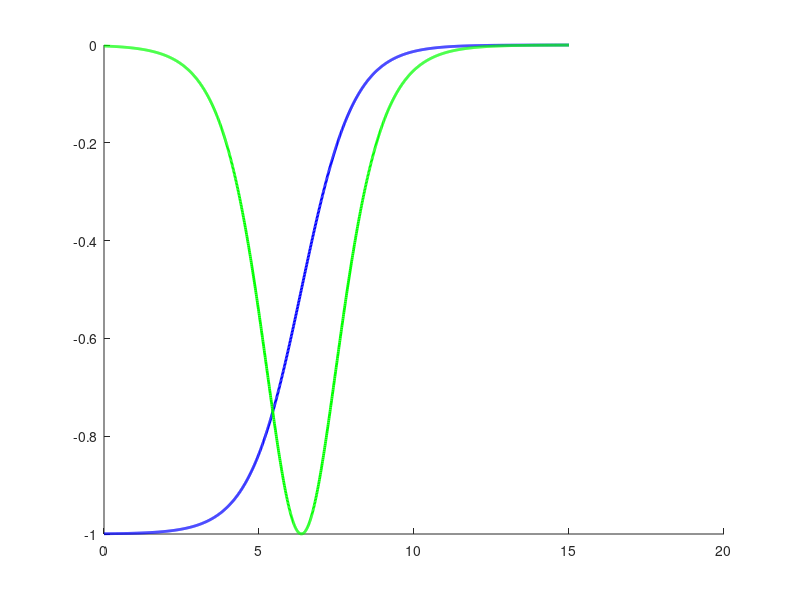

The MATLAB source for this figure:
function ComputeOPT
% Computes optical potential parameters for fold based on Muhsins paper.

%%%%%%%%%%%%%%%%%%%%%%%%%%%%%%%%%%%%%%%%%%%%%%%%%%%%%%%%%%%%%%%%%%%%%%%%%
%%%%%%%%%%%%%%%%% Definition of Parameters %%%%%%%%%%%%%%%%%%%%%%%%%%%%%%
%%%%%%%%%%%%%%%%%%%%%%%%%%%%%%%%%%%%%%%%%%%%%%%%%%%%%%%%%%%%%%%%%%%%%%%%%

% Definition of constants in physics (SI-units):
eps0 = 8.854187817e-12;           % Dielectric permeability of vacuum
qe = 1.60217662e-19;              % Elementary charge constant.

% Definition of projectile and target (assume n->p transition).
A_target = 122;
Z_target = 50;
A_project = 3;
Z_project = 2;
Ebeam_LAB = 420.0;
DEbeam_LAB = 0.252;
Eeject_LAB = 407.13;
DEeject_LAB = 0.252;

% Definition of paper paparemeters:
rc_coeff = 1.24; % [fm]
rc_off = 0.12; % [fm]
V0 = 118.3; % [MeV].
Ve = -0.13; % [dim. less]
r0_coeff = 1.30; % [fm]
r0_off = -0.48; % [fm]
ar0 = 0.82; % [fm]
Wv0 = 38.5; % [MeV]
Wve0 = 156.1; % [MeV]
Wvew = 52.4; % [MeV]
Ws0 = 35.0; % [MeV]
Wst = 34.2; % [MeV]
Wse0 = 30.8; % [MeV]
Wsew = 106.4; % [MeV]
rw_coeff = 1.31; % [fm]
rw_off = -0.13; % [fm]
aw0 = 0.84; % [fm]

% Definition of uncertainties in parameters:
D_rc_coeff = 0.0; % [fm]
D_rc_off = 0.0; % [fm]
D_V0 = 1.3; % [MeV]
D_Ve = 0.01; % [dim. less]
D_r0_coeff = 0.01; % [fm]
D_r0_off = 0.05; % [fm]
D_ar0 = 0.01; % [fm]
D_Wv0 = 3.9; % [MeV]
D_Wve0 = 11.9; % [MeV]
D_Wvew = 8.2; % [MeV]
D_Ws0 = 1.1; % [MeV]
D_Wst = 8.0; % [MeV]
D_Wse0 = 4.7; % [MeV]
D_Wsew = 8.0; % [MeV]
D_rw_coeff = 0.02; % [fm]
D_rw_off = 0.10; % [fm]
D_aw0 = 0.01; % [fm]

% Definition of correlation coefficients (sequence is as above:
A = [0     0     0     0     0     0     0     0     0     0     0     0     0     0     0     0     0;  
     0     0     0     0     0     0     0     0     0     0     0     0     0     0     0     0     0;  
     0     0     0     0     0     0     0     0     0     0     0     0     0     0     0     0     0;  
     0     0    -0.3   0     0     0     0     0     0     0     0     0     0     0     0     0     0;  
     0     0    -0.3  -0.4   0     0     0     0     0     0     0     0     0     0     0     0     0;  
     0     0    -0.1   0.4  -0.9   0     0     0     0     0     0     0     0     0     0     0     0;  
     0     0     0.5   0.4  -0.6   0.3   0     0     0     0     0     0     0     0     0     0     0;  
     0     0    -0.3   0.5  -0.1   0.1   0.2   0     0     0     0     0     0     0     0     0     0;  
     0     0    -0.2  -0.2   0.2  -0.1  -0.2   0.5   0     0     0     0     0     0     0     0     0;  
     0     0     0    -0.3   0.1  -0.2   0     0.4   0.8   0     0     0     0     0     0     0     0;  
     0     0    -0.1   0.1   0     0.1  -0.2  -0.1  -0.3  -0.6   0     0     0     0     0     0     0;  
     0     0     0.2   0     0.1  -0.2   0    -0.2  -0.2  -0.3   0     0     0     0     0     0     0;  
     0     0    -0.1  -0.2   0.2  -0.1  -0.4   0     0.2  -0.1  -0.1  -0.3   0     0     0     0     0;  
     0     0    -0.1  -0.4   0.2  -0.1  -0.5  -0.3   0.4   0.3  -0.1   0.2   0.1   0     0     0     0;  
     0     0     0    -0.2   0.1  -0.1   0.1   0.2   0.3   0.5  -0.2  -0.7   0.2  -0.2   0     0     0;  
     0     0     0.1   0.4  -0.3   0.2   0.2  -0.1  -0.3  -0.3   0.1   0.6  -0.4   0    -0.9   0     0;  
     0     0    -0.1  -0.5   0.1   0    -0.4  -0.3   0    -0.1   0     0     0.1   0.4   0    -0.3   0];
     
%%%%%%%%%%%%%%%%%%%%%%%%%%%%%%%%%%%%%%%%%%%%%%%%%%%%%%%%%%%%%%%%%%%%%%%%%
%%%%%%%%%%%%%%%%% Transform our matrix to a covariance matrix%%%%%%%%%%%%
%%%%%%%%%%%%%%%%%%%%%%%%%%%%%%%%%%%%%%%%%%%%%%%%%%%%%%%%%%%%%%%%%%%%%%%%%

A = A + A.';
A = A + eye(17);

A(:,1) = A(:,1)*D_rc_coeff;
A(:,2) = A(:,2)*D_rc_off; 
A(:,3) = A(:,3)*D_V0; 
A(:,4) = A(:,4)*D_Ve; 
A(:,5) = A(:,5)*D_r0_coeff; 
A(:,6) = A(:,6)*D_r0_off; 
A(:,7) = A(:,7)*D_ar0; 
A(:,8) = A(:,8)*D_Wv0; 
A(:,9) = A(:,9)*D_Wve0; 
A(:,10) = A(:,10)*D_Wvew; 
A(:,11) = A(:,11)*D_Ws0; 
A(:,12) = A(:,12)*D_Wst;
A(:,13) = A(:,13)*D_Wse0; 
A(:,14) = A(:,14)*D_Wsew; 
A(:,15) = A(:,15)*D_rw_coeff;
A(:,16) = A(:,16)*D_rw_off;
A(:,17) = A(:,17)*D_aw0; 

A(1,:) = A(1,:)*D_rc_coeff;
A(2,:) = A(2,:)*D_rc_off; 
A(3,:) = A(3,:)*D_V0; 
A(4,:) = A(4,:)*D_Ve; 
A(5,:) = A(5,:)*D_r0_coeff; 
A(6,:) = A(6,:)*D_r0_off; 
A(7,:) = A(7,:)*D_ar0; 
A(8,:) = A(8,:)*D_Wv0; 
A(9,:) = A(9,:)*D_Wve0; 
A(10,:) = A(10,:)*D_Wvew; 
A(11,:) = A(11,:)*D_Ws0; 
A(12,:) = A(12,:)*D_Wst;
A(13,:) = A(13,:)*D_Wse0; 
A(14,:) = A(14,:)*D_Wsew; 
A(15,:) = A(15,:)*D_rw_coeff;
A(16,:) = A(16,:)*D_rw_off;
A(17,:) = A(17,:)*D_aw0; 

%%%%%%%%%%%%%%%%%%%%%%%%%%%%%%%%%%%%%%%%%%%%%%%%%%%%%%%%%%%%%%%%%%%%%%%%%
%%%%%%%%%%%%%%%%% Performing the computation %%%%%%%%%%%%%%%%%%%%%%%%%%%%
%%%%%%%%%%%%%%%%%%%%%%%%%%%%%%%%%%%%%%%%%%%%%%%%%%%%%%%%%%%%%%%%%%%%%%%%%

% Coulomb radius:
Rc = rc_coeff*(A_target^(1/3)) + rc_off; % [coulomb radius in fm]
dRc_drc_coeff = A_target^(1/3);
dRc_drc_off = 1;
DRc = dRc_drc_coeff*dRc_drc_coeff*A(1,1) + dRc_drc_off*dRc_drc_off*A(2,2) + 2*dRc_drc_coeff*dRc_drc_off*A(1,2);
DRc = sqrt(DRc);                        % [Error in Coulomb radius in fm].
Rc_fold = Rc/(A_target^(1/3));          % [Coulomb radius FOLD-input]
DRc_fold = DRc/(A_target^(1/3));        % [Error in Coulomb radius FOLD-input]

% Coulomb excitation (Skip errors in physics constants, Z & A):
Ec_before = (6*Z_target*Z_project*qe*qe)/(5*Rc*1e-15); % [Joule].
dEc_before_dRc = Ec_before*(-1/Rc);
DEc_before = sqrt(dEc_before_dRc*dEc_before_dRc*DRc*DRc);
Ec_before = Ec_before/(4*pi*eps0);
DEc_before = DEc_before/(4*pi*eps0);
Ec_before = Ec_before/(qe*1e6); % [MeV].
DEc_before = DEc_before/(qe*1e6); % [MeV].
Ec_after = (6*(Z_target+1)*(Z_project-1)*qe*qe)/(5*Rc*1e-15);
dEc_after_dRc = Ec_after*(-1/Rc);
DEc_after = sqrt(dEc_after_dRc*dEc_after_dRc*DRc*DRc);
Ec_after = Ec_after/(4*pi*eps0);
DEc_after = DEc_after/(4*pi*eps0);
Ec_after = Ec_after/(qe*1e6); % [MeV]. 
DEc_after = DEc_after/(qe*1e6); % [MeV]. 

% Computation of the real volume Wood-Saxon:
RR = r0_coeff*(A_target^(1/3)) + r0_off;
dRR_dr0_coeff = (A_target^(1/3));
dRR_dr0_off = 1;
DRR = sqrt(dRR_dr0_coeff*dRR_dr0_coeff*A(5,5) + dRR_dr0_off*dRR_dr0_off*A(6,6) + 2*dRR_dr0_coeff*dRR_dr0_off*A(5,6));
RR_fold = RR/(A_target^(1/3));
DRR_fold = DRR/(A_target^(1/3));
aR = ar0;
DaR = sqrt(A(7,7));

VR_before = V0 + Ve*(Ebeam_LAB-Ec_before); % [MeV]
dVR_before_dV0 = 1;
dVR_before_dVe = Ebeam_LAB-Ec_before;
dVR_before_dEbeam_LAB = Ve;
dVR_before_dEc_before = -Ve;
DVR_before = sqrt(dVR_before_dV0*dVR_before_dV0*A(3,3) + dVR_before_dVe*dVR_before_dVe*A(4,4) + 2*dVR_before_dV0*dVR_before_dVe*A(3,4) + dVR_before_dEbeam_LAB*dVR_before_dEbeam_LAB*DEbeam_LAB*DEbeam_LAB + dVR_before_dEc_before*dVR_before_dEc_before*DEc_before*DEc_before);

VR_after = V0 + Ve*(Eeject_LAB-Ec_after); % [MeV]
dVR_after_dV0 = 1;
dVR_after_dVe = Eeject_LAB-Ec_after;
dVR_after_dEeject_LAB = Ve;
dVR_after_dEc_after = -Ve;
DVR_after = sqrt(dVR_after_dV0*dVR_after_dV0*A(3,3) + dVR_after_dVe*dVR_after_dVe*A(4,4) + 2*dVR_after_dVe*dVR_after_dV0*A(3,4) + dVR_after_dEeject_LAB*dVR_after_dEeject_LAB*DEeject_LAB*DEeject_LAB + dVR_after_dEc_after*dVR_after_dEc_after*DEc_after*DEc_after);

% Computation of the imaginary volume Wood-Saxon:
RI = rw_coeff*(A_target^(1/3)) + rw_off;
dRI_drw_coeff = A_target^(1/3);
dRI_drw_off = 1;
DRI = sqrt(dRI_drw_coeff*dRI_drw_coeff*A(15,15) + dRI_drw_off*dRI_drw_off*A(16,16) + 2*dRI_drw_coeff*dRI_drw_off*A(15,16));
RI_fold = RI/(A_target^(1/3));
DRI_fold = DRI/(A_target^(1/3));
aI = aw0;
DaI = sqrt(A(17,17));

VI_before = Wv0*(1/(1 + exp((Wve0 - (Ebeam_LAB - Ec_before))/Wvew)));
dVI_before_dWv0 = (1/(1 + exp((Wve0 - (Ebeam_LAB - Ec_before))/Wvew)));
dVI_before_dWve0 = (Wv0*(1/(1 + exp(((Wve0+0.1*sqrt(A(9,9))) - (Ebeam_LAB - Ec_before))/Wvew))) - Wv0*(1/(1 + exp(((Wve0-0.1*sqrt(A(9,9))) - (Ebeam_LAB - Ec_before))/Wvew))))/(0.2*sqrt(A(9,9)));
dVI_before_dEbeam_LAB = (Wv0*(1/(1 + exp((Wve0 - ((Ebeam_LAB+0.1*DEbeam_LAB) - Ec_before))/Wvew))) - Wv0*(1/(1 + exp((Wve0 - ((Ebeam_LAB-0.1*DEbeam_LAB) - Ec_before))/Wvew))))/(0.2*DEbeam_LAB);
DEc_before = DEc_before + 0.00001; % Avoid division by zero.
dVI_before_dEc_before = (Wv0*(1/(1 + exp((Wve0 - (Ebeam_LAB - (Ec_before+0.1*DEc_before)))/Wvew))) - Wv0*(1/(1 + exp((Wve0 - (Ebeam_LAB - (Ec_before-0.1*DEc_before)))/Wvew))))/(0.2*DEc_before);
DEc_before = DEc_before - 0.00001; % put the shift back.
dVI_before_dWvew = (Wv0*(1/(1 + exp((Wve0 - (Ebeam_LAB - Ec_before))/(Wvew+0.1*sqrt(A(10,10)))))) - Wv0*(1/(1 + exp((Wve0 - (Ebeam_LAB - Ec_before))/(Wvew-0.1*sqrt(A(10,10)))))))/(0.2*sqrt(A(10,10)));
DVI_before = 0;
DVI_before = DVI_before + dVI_before_dWv0*dVI_before_dWv0*A(8,8) + 2*dVI_before_dWv0*dVI_before_dWve0*A(8,9) + 2*dVI_before_dWv0*dVI_before_dWvew*A(8,10);
DVI_before = DVI_before + dVI_before_dWve0*dVI_before_dWve0*A(9,9) + 2*dVI_before_dWve0*dVI_before_dWvew*A(9,10);
DVI_before = DVI_before + dVI_before_dWvew*dVI_before_dWvew*A(10,10);
DVI_before = DVI_before + dVI_before_dEbeam_LAB*dVI_before_dEbeam_LAB*DEbeam_LAB*DEbeam_LAB + dVI_before_dEc_before*dVI_before_dEc_before*DEc_before*DEc_before;
DVI_before = sqrt(DVI_before);

VI_after = Wv0*(1/(1 + exp((Wve0 - (Eeject_LAB - Ec_after))/Wvew)));
dVI_after_dWv0 = (1/(1 + exp((Wve0 - (Eeject_LAB - Ec_after))/Wvew)));
dVI_after_dWve0 = (Wv0*(1/(1 + exp(((Wve0+0.1*sqrt(A(9,9))) - (Eeject_LAB - Ec_after))/Wvew))) - Wv0*(1/(1 + exp(((Wve0-0.1*sqrt(A(9,9))) - (Eeject_LAB - Ec_after))/Wvew))))/(0.2*sqrt(A(9,9)));
dVI_after_dEeject_LAB = (Wv0*(1/(1 + exp((Wve0 - ((Eeject_LAB+0.1*DEeject_LAB) - Ec_after))/Wvew))) - Wv0*(1/(1 + exp((Wve0 - ((Eeject_LAB-0.1*DEeject_LAB) - Ec_after))/Wvew))))/(0.2*DEeject_LAB);
DEc_after = DEc_after + 0.00001; % Avoid division by zero.
dVI_after_dEc_after = (Wv0*(1/(1 + exp((Wve0 - (Eeject_LAB - (Ec_after+0.1*DEc_after)))/Wvew))) - Wv0*(1/(1 + exp((Wve0 - (Eeject_LAB - (Ec_after-0.1*DEc_after)))/Wvew))))/(0.2*DEc_after);
DEc_after = DEc_after - 0.00001; % Put the shift back.
dVI_after_dWvew = (Wv0*(1/(1 + exp((Wve0 - (Eeject_LAB - Ec_after))/(Wvew+0.1*sqrt(A(10,10)))))) - Wv0*(1/(1 + exp((Wve0 - (Eeject_LAB - Ec_after))/(Wvew-0.1*sqrt(A(10,10)))))))/(0.2*sqrt(A(10,10)));
DVI_after = 0;
DVI_after = DVI_after + dVI_after_dWv0*dVI_after_dWv0*A(8,8) + 2*dVI_after_dWv0*dVI_after_dWve0*A(8,9) + 2*dVI_after_dWv0*dVI_after_dWvew*A(8,10);
DVI_after = DVI_after + dVI_after_dWve0*dVI_after_dWve0*A(9,9) + 2*dVI_after_dWve0*dVI_after_dWvew*A(9,10);
DVI_after = DVI_after + dVI_after_dWvew*dVI_after_dWvew*A(10,10);
DVI_after = DVI_after + dVI_after_dEeject_LAB*dVI_after_dEeject_LAB*DEeject_LAB*DEeject_LAB + dVI_after_dEc_after*dVI_after_dEc_after*DEc_after*DEc_after;
DVI_after = sqrt(DVI_after);

% Computation of the imaginary surface Wood-Saxon:
epsilon = (A_target - 2*Z_target)/(A_target);
Depsilon = 0;

VIsurf_before = (Ws0 + epsilon*Wst)/(1 + exp(((Ebeam_LAB - Ec_before) - Wse0)/Wsew));
dVIsurf_before_dWs0 = 1/(1 + exp(((Ebeam_LAB - Ec_before) - Wse0)/Wsew));
dVIsurf_before_dWst = epsilon/(1 + exp(((Ebeam_LAB - Ec_before) - Wse0)/Wsew));
dVIsurf_before_dWse0 = ((Ws0 + epsilon*Wst)/(1 + exp(((Ebeam_LAB - Ec_before) - (Wse0+0.1*sqrt(A(13,13))))/Wsew)) - (Ws0 + epsilon*Wst)/(1 + exp(((Ebeam_LAB - Ec_before) - (Wse0-0.1*sqrt(A(13,13))))/Wsew)))/(0.2*sqrt(A(13,13)));
dVIsurf_before_dWsew = ((Ws0 + epsilon*Wst)/(1 + exp(((Ebeam_LAB - Ec_before) - Wse0)/(Wsew+0.1*sqrt(A(14,14))))) - (Ws0 + epsilon*Wst)/(1 + exp(((Ebeam_LAB - Ec_before) - Wse0)/(Wsew-0.1*sqrt(A(14,14))))))/(0.2*sqrt(A(14,14)));
dVIsurf_before_depsilon = Wst/(1 + exp(((Ebeam_LAB - Ec_before) - Wse0)/Wsew));
dVIsurf_before_dEbeam_LAB = ((Ws0 + epsilon*Wst)/(1 + exp((((Ebeam_LAB+0.1*DEbeam_LAB) - Ec_before) - Wse0)/Wsew)) - (Ws0 + epsilon*Wst)/(1 + exp((((Ebeam_LAB-0.1*DEbeam_LAB) - Ec_before) - Wse0)/Wsew)))/(0.2*DEbeam_LAB);
DEc_before = DEc_before + 0.00001; % Avoid division by zero.
dVIsurf_before_dEc_before = ((Ws0 + epsilon*Wst)/(1 + exp(((Ebeam_LAB - (Ec_before+0.1*DEc_before)) - Wse0)/Wsew)) - (Ws0 + epsilon*Wst)/(1 + exp(((Ebeam_LAB - (Ec_before-0.1*DEc_before)) - Wse0)/Wsew)))/(0.2*DEc_before);
DEc_before = DEc_before - 0.00001; % put the shift back.
DVIsurf_before = 0;
DVIsurf_before = DVIsurf_before + dVIsurf_before_dWs0*dVIsurf_before_dWs0*A(11,11); + 2*dVIsurf_before_dWs0*dVIsurf_before_dWst*A(11,12) + 2*dVIsurf_before_dWs0*dVIsurf_before_dWse0*A(11,13) + 2*dVIsurf_before_dWs0*dVIsurf_before_dWsew*A(11,14);
DVIsurf_before = DVIsurf_before + dVIsurf_before_dWst*dVIsurf_before_dWst*A(12,12); + 2*dVIsurf_before_dWst*dVIsurf_before_dWse0*A(12,13) + 2*dVIsurf_before_dWst*dVIsurf_before_dWsew*A(12,14);
DVIsurf_before = DVIsurf_before + dVIsurf_before_dWse0*dVIsurf_before_dWse0*A(13,13) + 2*dVIsurf_before_dWse0*dVIsurf_before_dWsew*A(13,14);
DVIsurf_before = DVIsurf_before + dVIsurf_before_dWsew*dVIsurf_before_dWsew*A(14,14);
DVIsurf_before = DVIsurf_before + dVIsurf_before_depsilon*dVIsurf_before_depsilon*Depsilon*Depsilon;
DVIsurf_before = DVIsurf_before + dVIsurf_before_dEbeam_LAB*dVIsurf_before_dEbeam_LAB*DEbeam_LAB*DEbeam_LAB;
DVIsurf_before = DVIsurf_before + dVIsurf_before_dEc_before*dVIsurf_before_dEc_before*DEc_before*DEc_before;
DVIsurf_before = sqrt(DVIsurf_before);

VIsurf_after = (Ws0 - epsilon*Wst)/(1 + exp(((Eeject_LAB - Ec_after) - Wse0)/Wsew));
dVIsurf_after_dWs0 = 1/(1 + exp(((Eeject_LAB - Ec_after) - Wse0)/Wsew));
dVIsurf_after_dWst = epsilon/(1 + exp(((Eeject_LAB - Ec_after) - Wse0)/Wsew));
dVIsurf_after_dWse0 = ((Ws0 + epsilon*Wst)/(1 + exp(((Eeject_LAB - Ec_after) - (Wse0+0.1*sqrt(A(13,13))))/Wsew)) - (Ws0 + epsilon*Wst)/(1 + exp(((Eeject_LAB - Ec_after) - (Wse0-0.1*sqrt(A(13,13))))/Wsew)))/(0.2*sqrt(A(13,13)));
dVIsurf_after_dWsew = ((Ws0 + epsilon*Wst)/(1 + exp(((Eeject_LAB - Ec_after) - Wse0)/(Wsew+0.1*sqrt(A(14,14))))) - (Ws0 + epsilon*Wst)/(1 + exp(((Eeject_LAB - Ec_after) - Wse0)/(Wsew-0.1*sqrt(A(14,14))))))/(0.2*sqrt(A(14,14)));
dVIsurf_after_depsilon = Wst/(1 + exp(((Eeject_LAB - Ec_after) - Wse0)/Wsew));
dVIsurf_after_dEeject_LAB = ((Ws0 + epsilon*Wst)/(1 + exp((((Eeject_LAB+0.1*DEeject_LAB) - Ec_after) - Wse0)/Wsew)) - (Ws0 + epsilon*Wst)/(1 + exp((((Eeject_LAB-0.1*DEeject_LAB) - Ec_after) - Wse0)/Wsew)))/(0.2*DEeject_LAB);
DEc_after = DEc_after + 0.00001; % Avoid division by zero.
dVIsurf_after_dEc_after = ((Ws0 + epsilon*Wst)/(1 + exp(((Eeject_LAB - (Ec_after+0.1*DEc_after)) - Wse0)/Wsew)) - (Ws0 + epsilon*Wst)/(1 + exp(((Eeject_LAB - (Ec_after-0.1*DEc_after)) - Wse0)/Wsew)))/(0.2*DEc_after);
DEc_after = DEc_after - 0.00001; % put the shift back.
DVIsurf_after = 0;
DVIsurf_after = DVIsurf_after + dVIsurf_after_dWs0*dVIsurf_after_dWs0*A(11,11); + 2*dVIsurf_after_dWs0*dVIsurf_after_dWst*A(11,12) + 2*dVIsurf_after_dWs0*dVIsurf_after_dWse0*A(11,13) + 2*dVIsurf_after_dWs0*dVIsurf_after_dWsew*A(11,14);
DVIsurf_after = DVIsurf_after + dVIsurf_after_dWst*dVIsurf_after_dWst*A(12,12); + 2*dVIsurf_after_dWst*dVIsurf_after_dWse0*A(12,13) + 2*dVIsurf_after_dWst*dVIsurf_after_dWsew*A(12,14);
DVIsurf_after = DVIsurf_after + dVIsurf_after_dWse0*dVIsurf_after_dWse0*A(13,13) + 2*dVIsurf_after_dWse0*dVIsurf_after_dWsew*A(13,14);
DVIsurf_after = DVIsurf_after + dVIsurf_after_dWsew*dVIsurf_after_dWsew*A(14,14);
DVIsurf_after = DVIsurf_after + dVIsurf_after_depsilon*dVIsurf_after_depsilon*Depsilon*Depsilon;
DVIsurf_after = DVIsurf_after + dVIsurf_after_dEeject_LAB*dVIsurf_after_dEeject_LAB*DEeject_LAB*DEeject_LAB;
DVIsurf_after = DVIsurf_after + dVIsurf_after_dEc_after*dVIsurf_after_dEc_after*DEc_after*DEc_after;
DVIsurf_after = sqrt(DVIsurf_after);

%%%%%%%%%%%%%%%%%%%%%%%%%%%%%%%%%%%%%%%%%%%%%%%%%%%%%%%%%%%%%%%%%%%%%%%%%
%%%%%%%%%%%%%%%%% Illustration part %%%%%%%%%%%%%%%%%%%%%%%%%%%%%%%%%%%%%
%%%%%%%%%%%%%%%%%%%%%%%%%%%%%%%%%%%%%%%%%%%%%%%%%%%%%%%%%%%%%%%%%%%%%%%%%

% Function definitions (imaginary part):
R = RI;
a = aI;
f = @(x) -1./(1+exp((x-R)./a)); % Wood-Saxon potential (with minus-sign!)
g = @(x) (-4*a).*(f(x-0.001)-f(x+0.001))./0.002; % Wood-saxon derivative.
x = 0:0.01:15;
y = f(x);
z = g(x);
n = max(size(x));
Int_V = 0;
Int_S = 0;
mesh = x(2)-x(1);

for k = 1:1:n
Int_V = Int_V + f(x(k))*(x(k)^2)*4*pi*mesh;
Int_S = Int_S + g(x(k))*(x(k)^2)*4*pi*mesh;
end

Volume_Ratio = Int_S/Int_V;

close all
figure
hold on
plot(x,y,'b-','LineWidth',2)
plot(x,-z,'g-','LineWidth',2)

%%%%%%%%%%%%%%%%%%%%%%%%%%%%%%%%%%%%%%%%%%%%%%%%%%%%%%%%%%%%%%%%%%%%%%%%%
%%%%%%%%%%%%%%%%% Output definition %%%%%%%%%%%%%%%%%%%%%%%%%%%%%%%%%%%%%
%%%%%%%%%%%%%%%%%%%%%%%%%%%%%%%%%%%%%%%%%%%%%%%%%%%%%%%%%%%%%%%%%%%%%%%%%

% Display output:
fprintf('Coulomb radius as requested by FOLD [fm]: %d +/- %f \n', Rc_fold, DRc_fold);
fprintf('Coulomb energy correction Input Channel [MeV]: %d +/- %f \n', Ec_before, DEc_before);
fprintf('Coulomb energy correction Output Channel [MeV]: %d +/- %f \n', Ec_after, DEc_after);
disp('');
fprintf('Real opt. pot. Input Channel VR [MeV]: %d +/- %f \n', VR_before, DVR_before);
fprintf('Real opt. pot. Input Channel RR [fm]: %d +/- %f \n', RR_fold, DRR_fold);
fprintf('Real opt. pot. Input Channel aR [fm]: %d +/- %f \n', aR, DaR);
fprintf('Real opt. pot. Input Channel soR [?]: %d +/- %f \n', 0, 0);
disp('');
fprintf('Imaginary opt. pot. Input Channel VI [MeV]: %d +/- %f \n', VI_before, DVI_before);
fprintf('Imaginary opt. pot. Input Channel VIsurf [MeV]: %d +/- %f \n', VIsurf_before, DVIsurf_before);
fprintf('Imaginary opt. pot. Input Channel RI [fm]: %d +/- %f \n', RI_fold, DRI_fold);
fprintf('Imaginary opt. pot. Input Channel aI [fm]: %d +/- %f \n', aI, DaI);
fprintf('Imaginary opt. pot. Input Channel soI [?]: %d +/- %f \n', 0, 0);
disp('');
fprintf('Real opt. pot. Output Channel VR [MeV]: %d +/- %f \n', VR_after, DVR_after);
fprintf('Real opt. pot. Output Channel RR [fm]: %d +/- %f \n', RR_fold, DRR_fold);
fprintf('Real opt. pot. Output Channel aR [fm]: %d +/- %f \n', aR, DaR);
fprintf('Real opt. pot. Output Channel soR [?]: %d +/- %f \n', 0, 0);
disp('');
fprintf('Imaginary opt. pot. Output Channel VI [MeV]: %d +/- %f \n', VI_after, DVI_after);
fprintf('Imaginary opt. pot. Output Channel VIsurf [MeV]: %d +/- %f \n', VIsurf_after, DVIsurf_after);
fprintf('Imaginary opt. pot. Output Channel RI [fm]: %d +/- %f \n', RI_fold, DRI_fold);
fprintf('Imaginary opt. pot. Output Channel aI [fm]: %d +/- %f \n', aI, DaI);
fprintf('Imaginary opt. pot.Output Channel soI [?]: %d +/- %f \n', 0, 0);
disp('');
fprintf('Ratio of imaginary vol. and surf. function integrals : %d \n', Volume_Ratio);

end
